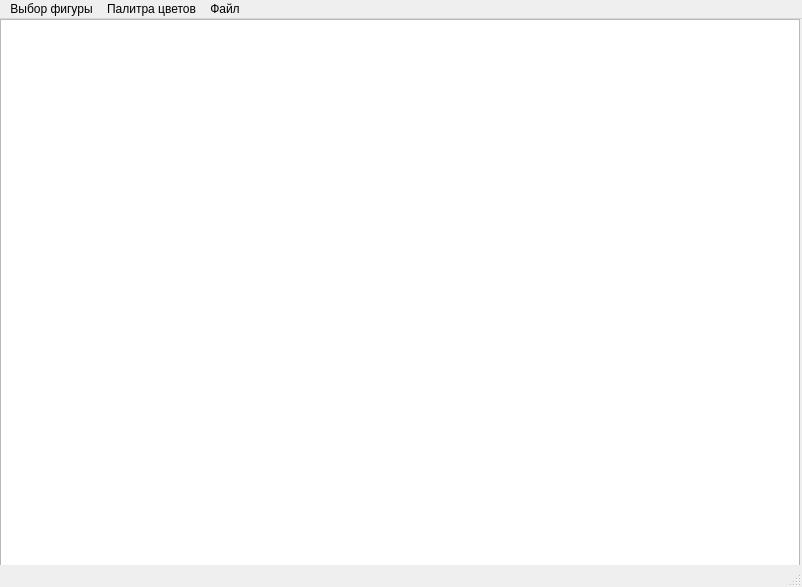
<?xml version="1.0" encoding="UTF-8"?>
<ui version="4.0">
 <class>MainWindow</class>
 <widget class="QMainWindow" name="MainWindow">
  <property name="geometry">
   <rect>
    <x>0</x>
    <y>0</y>
    <width>802</width>
    <height>587</height>
   </rect>
  </property>
  <property name="windowTitle">
   <string>MainWindow</string>
  </property>
  <widget class="QWidget" name="centralwidget">
   <widget class="QGraphicsView" name="graphicsView">
    <property name="geometry">
     <rect>
      <x>0</x>
      <y>0</y>
      <width>800</width>
      <height>600</height>
     </rect>
    </property>
   </widget>
  </widget>
  <widget class="QMenuBar" name="menubar">
   <property name="geometry">
    <rect>
     <x>0</x>
     <y>0</y>
     <width>802</width>
     <height>24</height>
    </rect>
   </property>
   <widget class="QMenu" name="menu">
    <property name="title">
     <string>Выбор фигуры</string>
    </property>
    <addaction name="action_rectangle"/>
    <addaction name="action_oval"/>
    <addaction name="action_rhombus"/>
    <addaction name="action_line"/>
   </widget>
   <widget class="QMenu" name="menu_2">
    <property name="title">
     <string>Палитра цветов</string>
    </property>
    <addaction name="action_choose_color"/>
   </widget>
   <widget class="QMenu" name="menu_3">
    <property name="title">
     <string>Файл</string>
    </property>
    <addaction name="action_save"/>
    <addaction name="action_open"/>
   </widget>
   <addaction name="menu"/>
   <addaction name="menu_2"/>
   <addaction name="menu_3"/>
  </widget>
  <widget class="QStatusBar" name="statusbar"/>
  <action name="action_rectangle">
   <property name="text">
    <string>Прямоугольник</string>
   </property>
  </action>
  <action name="action_oval">
   <property name="text">
    <string>Овал</string>
   </property>
  </action>
  <action name="action_rhombus">
   <property name="text">
    <string>Ромб</string>
   </property>
  </action>
  <action name="action_choose_color">
   <property name="text">
    <string>Выбор цвета</string>
   </property>
  </action>
  <action name="action_line">
   <property name="text">
    <string>Линия</string>
   </property>
  </action>
  <action name="action_save">
   <property name="text">
    <string>Сохранить</string>
   </property>
  </action>
  <action name="action_open">
   <property name="text">
    <string>Открыть</string>
   </property>
  </action>
 </widget>
 <resources/>
 <connections/>
</ui>
